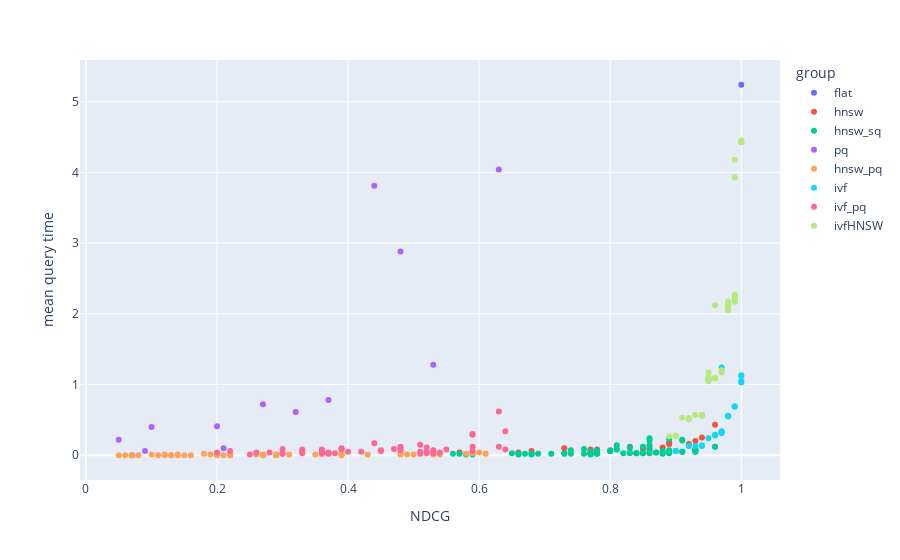

The cell this chart's notebook holds for it:
### Code cell
fig = px.scatter(results_df,  # загружаем данные
                 x='NDCG',  # указываем столбец с данными для оси X
                 y='mean_time_query_ms',  # указываем столбец с данными для оси Y
                 color='group',  # обозначаем категорию для разделения цветом
                 hover_name='index',)
# оформляем график
fig.update_layout(xaxis_title='NDCG',
                  yaxis_title='mean query time')
fig.show()  # выводим график

### Figure 1 — Plotly figure (JSON) as saved in the notebook; plotly's stock layout.template omitted (floating-point values rounded to 4 significant figures)
{"data": [{"hovertemplate": "<b>%{hovertext}</b><br><br>group=flat<br>NDCG=%{x}<br>mean_time_query_ms=%{y}<extra></extra>", "hovertext": ["flat"], "legendgroup": "flat", "marker": {"color": "#636efa", "symbol": "circle"}, "mode": "markers", "name": "flat", "orientation": "v", "showlegend": true, "type": "scatter", "x": [1], "xaxis": "x", "y": [5.24], "yaxis": "y"}, {"hovertemplate": "<b>%{hovertext}</b><br><br>group=hnsw<br>NDCG=%{x}<br>mean_time_query_ms=%{y}<extra></extra>", "hovertext": ["hnsw_16_16_16", "hnsw_16_16_32", "hnsw_16_16_64", "hnsw_16_32_32", "hnsw_16_32_64", "hnsw_16_64_64", "hnsw_32_16_16", "hnsw_32_16_32", "hnsw_32_16_64", "hnsw_32_32_32", "hnsw_32_32_64", "hnsw_32_64_64", "hnsw_64_16_16", "hnsw_64_16_32", "hnsw_64_16_64", "hnsw_64_32_32", "hnsw_64_32_64", "hnsw_64_64_64"], "legendgroup": "hnsw", "marker": {"color": "#EF553B", "symbol": "circle"}, "mode": "markers", "name": "hnsw", "orientation": "v", "showlegend": true, "type": "scatter", "x": [0.57, 0.66, 0.77, 0.77, 0.85, 0.92, 0.68, 0.78, 0.8, 0.86, 0.88, 0.93, 0.73, 0.83, 0.89, 0.89, 0.94, 0.96], "xaxis": "x", "y": [0.04, 0.04, 0.06, 0.08, 0.09, 0.16, 0.06, 0.08, 0.07, 0.1, 0.11, 0.2, 0.1, 0.12, 0.16, 0.18, 0.25, 0.43], "yaxis": "y"}, {"hovertemplate": "<b>%{hovertext}</b><br><br>group=hnsw_sq<br>NDCG=%{x}<br>mean_time_query_ms=%{y}<extra></extra>", "hovertext": ["hnsw_sq_16_16_16_0", "hnsw_sq_16_16_16_1", "hnsw_sq_16_16_16_2", "hnsw_sq_16_16_16_3", "hnsw_sq_16_16_32_0", "hnsw_sq_16_16_32_1", "hnsw_sq_16_16_32_2", "hnsw_sq_16_16_32_3", "hnsw_sq_16_16_64_0", "hnsw_sq_16_16_64_1", "hnsw_sq_16_16_64_2", "hnsw_sq_16_16_64_3", "hnsw_sq_16_32_32_0", "hnsw_sq_16_32_32_1", "hnsw_sq_16_32_32_2", "hnsw_sq_16_32_32_3", "hnsw_sq_16_32_64_0", "hnsw_sq_16_32_64_1", "hnsw_sq_16_32_64_2", "hnsw_sq_16_32_64_3", "hnsw_sq_16_64_64_0", "hnsw_sq_16_64_64_1", "hnsw_sq_16_64_64_2", "hnsw_sq_16_64_64_3", "hnsw_sq_32_16_16_0", "hnsw_sq_32_16_16_1", "hnsw_sq_32_16_16_2", "hnsw_sq_32_16_16_3", "hnsw_sq_32_16_32_0", "hnsw_sq_32_16_32_1", "hnsw_sq_32_16_32_2", "hnsw_sq_32_16_32_3", "hnsw_sq_32_16_64_0", "hnsw_sq_32_16_64_1", "hnsw_sq_32_16_64_2", "hnsw_sq_32_16_64_3", "hnsw_sq_32_32_32_0", "hnsw_sq_32_32_32_1", "hnsw_sq_32_32_32_2", "hnsw_sq_32_32_32_3", "hnsw_sq_32_32_64_0", "hnsw_sq_32_32_64_1", "hnsw_sq_32_32_64_2", "hnsw_sq_32_32_64_3", "hnsw_sq_32_64_64_0", "hnsw_sq_32_64_64_1", "hnsw_sq_32_64_64_2", "hnsw_sq_32_64_64_3", "hnsw_sq_64_16_16_0", "hnsw_sq_64_16_16_1", "hnsw_sq_64_16_16_2", "hnsw_sq_64_16_16_3", "hnsw_sq_64_16_32_0", "hnsw_sq_64_16_32_1", "hnsw_sq_64_16_32_2", "hnsw_sq_64_16_32_3", "hnsw_sq_64_16_64_0", "hnsw_sq_64_16_64_1", "hnsw_sq_64_16_64_2", "hnsw_sq_64_16_64_3", "hnsw_sq_64_32_32_0", "hnsw_sq_64_32_32_1", "hnsw_sq_64_32_32_2", "hnsw_sq_64_32_32_3", "hnsw_sq_64_32_64_0", "hnsw_sq_64_32_64_1", "hnsw_sq_64_32_64_2", "hnsw_sq_64_32_64_3", "hnsw_sq_64_64_64_0", "hnsw_sq_64_64_64_1", "hnsw_sq_64_64_64_2", "hnsw_sq_64_64_64_3"], "legendgroup": "hnsw_sq", "marker": {"color": "#00cc96", "symbol": "circle"}, "mode": "markers", "name": "hnsw_sq", "orientation": "v", "showlegend": true, "type": "scatter", "x": [0.58, 0.56, 0.59, 0.57, 0.67, 0.66, 0.68, 0.71, 0.76, 0.77, 0.77, 0.77, 0.77, 0.77, 0.78, 0.78, 0.86, 0.85, 0.85, 0.84, 0.91, 0.89, 0.91, 0.86, 0.68, 0.68, 0.66, 0.65, 0.78, 0.76, 0.77, 0.74, 0.8, 0.81, 0.8, 0.81, 0.86, 0.83, 0.86, 0.81, 0.89, 0.86, 0.88, 0.85, 0.93, 0.91, 0.93, 0.88, 0.74, 0.73, 0.73, 0.69, 0.84, 0.82, 0.84, 0.78, 0.89, 0.87, 0.88, 0.83, 0.89, 0.87, 0.89, 0.83, 0.93, 0.91, 0.93, 0.86, 0.96, 0.93, 0.96, 0.89], "xaxis": "x", "y": [0.01, 0.02, 0.01, 0.02, 0.02, 0.01, 0.01, 0.02, 0.02, 0.02, 0.01, 0.02, 0.02, 0.02, 0.02, 0.02, 0.03, 0.03, 0.12, 0.03, 0.22, 0.23, 0.21, 0.24, 0.02, 0.02, 0.02, 0.03, 0.07, 0.09, 0.05, 0.07, 0.06, 0.09, 0.06, 0.08, 0.14, 0.11, 0.09, 0.14, 0.03, 0.21, 0.02, 0.03, 0.05, 0.05, 0.05, 0.06, 0.02, 0.03, 0.02, 0.02, 0.03, 0.03, 0.03, 0.03, 0.04, 0.04, 0.04, 0.04, 0.05, 0.04, 0.05, 0.03, 0.08, 0.05, 0.07, 0.05, 0.12, 0.08, 0.12, 0.07], "yaxis": "y"}, {"hovertemplate": "<b>%{hovertext}</b><br><br>group=pq<br>NDCG=%{x}<br>mean_time_query_ms=%{y}<extra></extra>", "hovertext": ["pq_4_6", "pq_4_8", "pq_4_10", "pq_8_6", "pq_8_8", "pq_8_10", "pq_16_6", "pq_16_8", "pq_16_10", "pq_32_6", "pq_32_8", "pq_32_10"], "legendgroup": "pq", "marker": {"color": "#ab63fa", "symbol": "circle"}, "mode": "markers", "name": "pq", "orientation": "v", "showlegend": true, "type": "scatter", "x": [0.05, 0.09, 0.2, 0.1, 0.21, 0.32, 0.27, 0.37, 0.48, 0.44, 0.53, 0.63], "xaxis": "x", "y": [0.22, 0.06, 0.41, 0.4, 0.1, 0.61, 0.72, 0.78, 2.88, 3.81, 1.28, 4.04], "yaxis": "y"}, {"hovertemplate": "<b>%{hovertext}</b><br><br>group=hnsw_pq<br>NDCG=%{x}<br>mean_time_query_ms=%{y}<extra></extra>", "hovertext": ["hnsw_pq_16_6_16_16_32", "hnsw_pq_16_6_16_16_64", "hnsw_pq_16_8_16_64_64", "hnsw_pq_16_8_32_16_16", "hnsw_pq_16_9_16_16_32", "hnsw_pq_16_9_64_16_32", "hnsw_pq_16_9_64_16_64", "hnsw_pq_32_6_64_32_64", "hnsw_pq_32_8_16_16_16", "hnsw_pq_32_8_16_32_32", "hnsw_pq_32_8_32_16_32", "hnsw_pq_32_8_32_32_32", "hnsw_pq_32_8_64_16_16", "hnsw_pq_32_9_16_16_64", "hnsw_pq_32_9_32_32_32", "hnsw_pq_32_9_32_32_64", "hnsw_pq_32_9_64_16_32", "hnsw_pq_32_9_64_32_32", "hnsw_pq_32_9_64_32_64", "hnsw_pq_4_6_16_16_16", "hnsw_pq_4_6_32_16_16", "hnsw_pq_4_6_32_16_32", "hnsw_pq_4_6_32_32_64", "hnsw_pq_4_6_32_64_64", "hnsw_pq_4_6_64_16_16", "hnsw_pq_4_8_16_16_16", "hnsw_pq_4_8_32_16_32", "hnsw_pq_4_8_64_16_16", "hnsw_pq_4_8_64_32_32", "hnsw_pq_4_8_64_32_64", "hnsw_pq_4_8_64_64_64", "hnsw_pq_4_9_16_16_64", "hnsw_pq_4_9_16_32_64", "hnsw_pq_4_9_64_16_32", "hnsw_pq_4_9_64_32_64", "hnsw_pq_8_6_16_16_16", "hnsw_pq_8_6_16_16_64", "hnsw_pq_8_6_64_64_64", "hnsw_pq_8_8_16_16_64", "hnsw_pq_8_8_16_32_32", "hnsw_pq_8_8_32_16_16", "hnsw_pq_8_8_32_16_32", "hnsw_pq_8_8_32_32_32", "hnsw_pq_8_8_64_16_16", "hnsw_pq_8_8_64_32_64", "hnsw_pq_8_9_16_16_64", "hnsw_pq_8_9_16_64_64", "hnsw_pq_8_9_32_16_16", "hnsw_pq_8_9_64_16_64", "hnsw_pq_8_9_64_32_32"], "legendgroup": "hnsw_pq", "marker": {"color": "#FFA15A", "symbol": "circle"}, "mode": "markers", "name": "hnsw_pq", "orientation": "v", "showlegend": true, "type": "scatter", "x": [0.12, 0.11, 0.2, 0.39, 0.19, 0.48, 0.49, 0.43, 0.48, 0.2, 0.53, 0.54, 0.5, 0.18, 0.59, 0.26, 0.58, 0.6, 0.61, 0.06, 0.07, 0.07, 0.05, 0.07, 0.07, 0.14, 0.2, 0.21, 0.22, 0.22, 0.22, 0.1, 0.12, 0.27, 0.27, 0.13, 0.08, 0.15, 0.13, 0.16, 0.27, 0.29, 0.29, 0.29, 0.31, 0.14, 0.2, 0.35, 0.39, 0.39], "xaxis": "x", "y": [0, 0, 0.01, 0, 0.01, 0.02, 0.01, 0.01, 0.01, 0.01, 0.01, 0.01, 0.01, 0.02, 0.03, 0.01, 0.02, 0.04, 0.02, 0, 0, 0, 0, 0, 0, 0, 0, 0, 0, 0, 0.01, 0.01, 0.01, 0.01, 0, 0, 0, 0, 0, 0, 0, 0, 0.01, 0, 0.01, 0.01, 0.01, 0.01, 0.01, 0.02], "yaxis": "y"}, {"hovertemplate": "<b>%{hovertext}</b><br><br>group=ivf<br>NDCG=%{x}<br>mean_time_query_ms=%{y}<extra></extra>", "hovertext": ["ivf_IndexFlatIP_32_16", "ivf_IndexFlatIP_32_32", "ivf_IndexFlatIP_64_16", "ivf_IndexFlatIP_64_32", "ivf_IndexFlatIP_64_64", "ivf_IndexFlatIP_128_16", "ivf_IndexFlatIP_128_32", "ivf_IndexFlatIP_128_64", "ivf_IndexFlatIP_256_16", "ivf_IndexFlatIP_256_32", "ivf_IndexFlatIP_256_64", "ivf_IndexFlatL2_32_16", "ivf_IndexFlatL2_32_32", "ivf_IndexFlatL2_64_16", "ivf_IndexFlatL2_64_32", "ivf_IndexFlatL2_64_64", "ivf_IndexFlatL2_128_16", "ivf_IndexFlatL2_128_32", "ivf_IndexFlatL2_128_64", "ivf_IndexFlatL2_256_16", "ivf_IndexFlatL2_256_32", "ivf_IndexFlatL2_256_64"], "legendgroup": "ivf", "marker": {"color": "#19d3f3", "symbol": "circle"}, "mode": "markers", "name": "ivf", "orientation": "v", "showlegend": true, "type": "scatter", "x": [0.97, 1, 0.96, 0.98, 1, 0.93, 0.97, 0.99, 0.9, 0.94, 0.97, 0.98, 1, 0.95, 0.98, 1, 0.92, 0.96, 0.99, 0.9, 0.94, 0.97], "xaxis": "x", "y": [1.24, 1.03, 0.28, 0.56, 1.13, 0.13, 0.34, 0.69, 0.06, 0.14, 0.33, 0.55, 1.05, 0.24, 0.55, 1.12, 0.13, 0.29, 0.69, 0.06, 0.13, 0.31], "yaxis": "y"}, {"hovertemplate": "<b>%{hovertext}</b><br><br>group=ivf_pq<br>NDCG=%{x}<br>mean_time_query_ms=%{y}<extra></extra>", "hovertext": ["ivf_pq_IndexFlatIP_128_16_32_6", "ivf_pq_IndexFlatIP_128_16_4_9", "ivf_pq_IndexFlatIP_128_16_8_6", "ivf_pq_IndexFlatIP_128_32_8_6", "ivf_pq_IndexFlatIP_128_64_32_8", "ivf_pq_IndexFlatIP_128_64_8_6", "ivf_pq_IndexFlatIP_128_64_8_8", "ivf_pq_IndexFlatIP_256_16_32_6", "ivf_pq_IndexFlatIP_256_16_4_6", "ivf_pq_IndexFlatIP_256_16_8_9", "ivf_pq_IndexFlatIP_256_32_16_8", "ivf_pq_IndexFlatIP_256_32_8_6", "ivf_pq_IndexFlatIP_256_64_32_8", "ivf_pq_IndexFlatIP_256_64_32_9", "ivf_pq_IndexFlatIP_32_16_16_8", "ivf_pq_IndexFlatIP_32_16_32_8", "ivf_pq_IndexFlatIP_32_16_8_8", "ivf_pq_IndexFlatIP_32_32_16_8", "ivf_pq_IndexFlatIP_64_16_16_6", "ivf_pq_IndexFlatIP_64_16_32_9", "ivf_pq_IndexFlatIP_64_16_4_6", "ivf_pq_IndexFlatIP_64_16_4_8", "ivf_pq_IndexFlatIP_64_16_4_9", "ivf_pq_IndexFlatIP_64_32_8_6", "ivf_pq_IndexFlatL2_128_16_16_8", "ivf_pq_IndexFlatL2_128_16_16_9", "ivf_pq_IndexFlatL2_128_16_4_6", "ivf_pq_IndexFlatL2_128_32_16_9", "ivf_pq_IndexFlatL2_128_32_32_9", "ivf_pq_IndexFlatL2_128_32_4_9", "ivf_pq_IndexFlatL2_128_64_16_8", "ivf_pq_IndexFlatL2_128_64_4_8", "ivf_pq_IndexFlatL2_128_64_8_9", "ivf_pq_IndexFlatL2_256_16_32_6", "ivf_pq_IndexFlatL2_256_16_4_9", "ivf_pq_IndexFlatL2_256_32_16_8", "ivf_pq_IndexFlatL2_256_32_32_9", "ivf_pq_IndexFlatL2_256_32_4_6", "ivf_pq_IndexFlatL2_256_32_4_8", "ivf_pq_IndexFlatL2_256_64_32_8", "ivf_pq_IndexFlatL2_256_64_8_6", "ivf_pq_IndexFlatL2_32_16_4_6", "ivf_pq_IndexFlatL2_32_16_8_8", "ivf_pq_IndexFlatL2_32_32_4_8", "ivf_pq_IndexFlatL2_64_16_16_6", "ivf_pq_IndexFlatL2_64_16_4_9", "ivf_pq_IndexFlatL2_64_32_32_6", "ivf_pq_IndexFlatL2_64_32_8_9", "ivf_pq_IndexFlatL2_64_64_16_8", "ivf_pq_IndexFlatL2_64_64_4_6", "ivf_pq_IndexFlatL2_64_64_4_9", "ivf_pq_IndexFlatL2_64_64_8_6"], "legendgroup": "ivf_pq", "marker": {"color": "#FF6692", "symbol": "circle"}, "mode": "markers", "name": "ivf_pq", "orientation": "v", "showlegend": true, "type": "scatter", "x": [0.53, 0.39, 0.36, 0.36, 0.59, 0.36, 0.44, 0.52, 0.3, 0.47, 0.52, 0.37, 0.59, 0.63, 0.48, 0.59, 0.36, 0.48, 0.42, 0.64, 0.26, 0.33, 0.39, 0.33, 0.51, 0.54, 0.25, 0.55, 0.63, 0.38, 0.51, 0.33, 0.45, 0.53, 0.37, 0.52, 0.64, 0.3, 0.36, 0.59, 0.37, 0.2, 0.37, 0.28, 0.4, 0.36, 0.51, 0.45, 0.48, 0.22, 0.36, 0.3], "xaxis": "x", "y": [0.07, 0.09, 0.04, 0.06, 0.3, 0.08, 0.17, 0.05, 0.02, 0.09, 0.11, 0.03, 0.29, 0.62, 0.1, 0.12, 0.05, 0.12, 0.05, 0.34, 0.04, 0.08, 0.1, 0.05, 0.02, 0.04, 0.01, 0.08, 0.12, 0.03, 0.05, 0.03, 0.07, 0.03, 0.02, 0.03, 0.08, 0.02, 0.02, 0.06, 0.04, 0.04, 0.03, 0.04, 0.05, 0.03, 0.15, 0.06, 0.07, 0.06, 0.07, 0.09], "yaxis": "y"}, {"hovertemplate": "<b>%{hovertext}</b><br><br>group=ivfHNSW<br>NDCG=%{x}<br>mean_time_query_ms=%{y}<extra></extra>", "hovertext": ["ivfHNSW_128_16_16_16_64", "ivfHNSW_128_16_16_32_64", "ivfHNSW_128_16_64_16_32", "ivfHNSW_128_16_64_32_32", "ivfHNSW_128_16_64_64_64", "ivfHNSW_128_32_16_16_64", "ivfHNSW_128_32_32_16_16", "ivfHNSW_128_32_64_16_16", "ivfHNSW_128_32_64_16_64", "ivfHNSW_128_32_64_64_64", "ivfHNSW_128_64_16_16_64", "ivfHNSW_128_64_16_32_64", "ivfHNSW_128_64_32_16_32", "ivfHNSW_128_64_32_64_64", "ivfHNSW_128_64_64_16_16", "ivfHNSW_256_16_16_16_32", "ivfHNSW_256_16_16_64_64", "ivfHNSW_256_16_32_32_64", "ivfHNSW_256_16_32_64_64", "ivfHNSW_256_32_16_16_16", "ivfHNSW_256_32_32_16_32", "ivfHNSW_256_32_64_16_32", "ivfHNSW_256_32_64_16_64", "ivfHNSW_256_32_64_32_64", "ivfHNSW_256_64_16_64_64", "ivfHNSW_256_64_32_16_64", "ivfHNSW_256_64_64_16_16", "ivfHNSW_256_64_64_64_64", "ivfHNSW_32_16_16_32_64", "ivfHNSW_32_16_32_16_64", "ivfHNSW_32_16_32_32_64", "ivfHNSW_32_16_64_16_64", "ivfHNSW_32_32_16_64_64", "ivfHNSW_32_32_64_16_64", "ivfHNSW_64_16_16_16_32", "ivfHNSW_64_16_16_32_32", "ivfHNSW_64_16_16_32_64", "ivfHNSW_64_16_32_16_32", "ivfHNSW_64_16_32_32_32", "ivfHNSW_64_16_32_64_64", "ivfHNSW_64_32_16_32_32", "ivfHNSW_64_32_16_64_64", "ivfHNSW_64_32_32_16_16", "ivfHNSW_64_32_32_16_32", "ivfHNSW_64_32_64_16_16", "ivfHNSW_64_64_16_16_16", "ivfHNSW_64_64_16_32_32", "ivfHNSW_64_64_32_32_64", "ivfHNSW_64_64_64_32_64", "ivfHNSW_64_64_64_64_64"], "legendgroup": "ivfHNSW", "marker": {"color": "#B6E880", "symbol": "circle"}, "mode": "markers", "name": "ivfHNSW", "orientation": "v", "showlegend": true, "type": "scatter", "x": [0.91, 0.92, 0.92, 0.92, 0.92, 0.95, 0.95, 0.96, 0.96, 0.96, 0.96, 0.99, 0.99, 0.99, 0.99, 0.89, 0.9, 0.9, 0.9, 0.93, 0.94, 0.94, 0.94, 0.94, 0.97, 0.95, 0.97, 0.97, 0.98, 0.98, 0.98, 0.98, 1, 1, 0.95, 0.95, 0.95, 0.95, 0.95, 0.95, 0.98, 0.98, 0.98, 0.98, 0.98, 0.99, 0.99, 1, 1, 1], "xaxis": "x", "y": [0.53, 0.52, 0.52, 0.51, 0.52, 1.1, 1.08, 1.09, 1.09, 1.09, 2.12, 2.24, 2.2, 2.27, 2.17, 0.27, 0.27, 0.28, 0.27, 0.57, 0.57, 0.56, 0.57, 0.57, 1.17, 1.17, 1.2, 1.2, 2.08, 2.05, 2.07, 2.09, 4.43, 4.43, 1.07, 1.05, 1.05, 1.07, 1.07, 1.07, 2.17, 2.1, 2.13, 2.1, 2.14, 3.93, 4.18, 4.45, 4.43, 4.43], "yaxis": "y"}], "layout": {"legend": {"title": {"text": "group"}, "tracegroupgap": 0}, "margin": {"t": 60}, "xaxis": {"anchor": "y", "domain": [0, 1], "title": {"text": "NDCG"}}, "yaxis": {"anchor": "x", "domain": [0, 1], "title": {"text": "mean query time"}}}}
